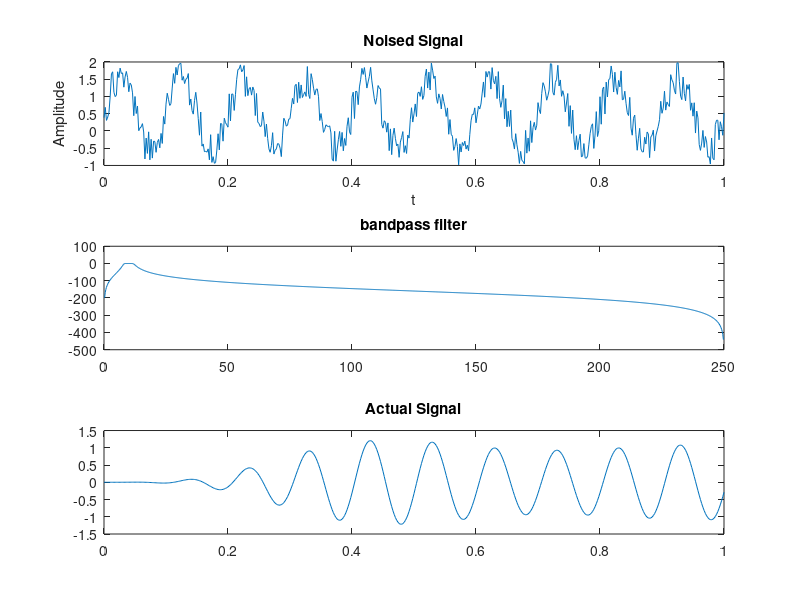

MATLAB code for this plot:
clc;
close all;
clear all;

fs = 500;
n = 0:1/fs:1;
f = 10;

X = sin(2*pi*f*n);

%figure(1);
%plot(n, X);
%title('Original Signal');

y = X+rand(1, length(X));
subplot(3,1,1);
plot(n, y);
title('Noised Signal'), xlabel('t'), ylabel('Amplitude');

l = length(y);
nfft = 2.^nextpow2(l);

z_fft = fft(y, nfft);
freq = fs/2 * linspace(0, 1, nfft/2+ 1);
%subplot(3,1,2)
%plot(freq, z_fft(1:nfft/2+ 1));
%title('Frequency Spectrum');


%Design Butterworth filter
order = 5;
wn = [8 12]/(fs/2); %cutoff frequency

[b,a] = butter(order, wn, 'bandpass');

[h, w] = freqz(b, a, 1024, fs);
subplot(3,1,2);
plot(w, 20*log10(abs(h))), title('bandpass filter');

filt = filter(b,a,y);
subplot(3,1,3);
plot(n, filt), title('Actual Signal');


